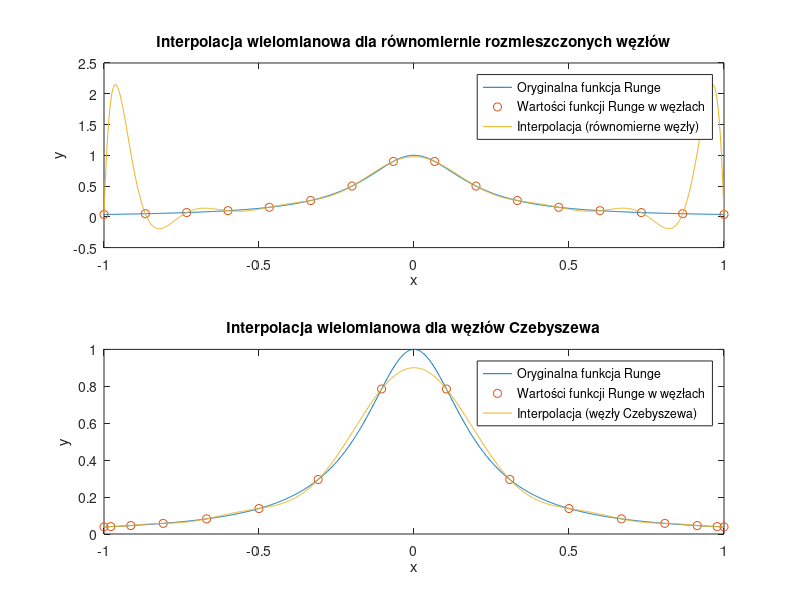

Write the MATLAB code that produced this figure.
function [nodes_Chebyshev, V, V2, original_Runge, interpolated_Runge, interpolated_Runge_Chebyshev] = zadanie2()
    N = 16;
    x_fine = linspace(-1, 1, 1000);
    original_Runge = 1 ./ (1 + 25 * (x_fine .^ 2));
    nodes_Chebyshev = get_Chebyshev_nodes(N);
    x_coarse = linspace(-1, 1, N);
    V = vandermonde_matrix(x_coarse);
    V2 = vandermonde_matrix(nodes_Chebyshev);
    runge_values = 1 ./ (1 + 25 * (x_coarse .^ 2));
    runge_values_chebyshev = 1 ./ (1 + 25 * (nodes_Chebyshev .^ 2));
    c_runge = V \ runge_values';
    c_runge_chebyshev = V2 \ runge_values_chebyshev';
    interpolated_Runge = polyval(flipud(c_runge), x_fine);
    interpolated_Runge_Chebyshev = polyval(flipud(c_runge_chebyshev), x_fine);
    figure;
    subplot(2,1,1);
    plot(x_fine, original_Runge, 'DisplayName', 'Oryginalna funkcja Runge');
    hold on;
    plot(x_coarse, runge_values, 'o', 'DisplayName', 'Wartości funkcji Runge w węzłach');
    plot(x_fine, interpolated_Runge, 'DisplayName', 'Interpolacja (równomierne węzły)');
    hold off;
    title('Interpolacja wielomianowa dla równomiernie rozmieszczonych węzłów');
    legend;
    xlabel('x');
    ylabel('y');
    subplot(2,1,2);
    plot(x_fine, original_Runge, 'DisplayName', 'Oryginalna funkcja Runge');
    hold on;
    plot(nodes_Chebyshev, runge_values_chebyshev, 'o', 'DisplayName', 'Wartości funkcji Runge w węzłach');
    plot(x_fine, interpolated_Runge_Chebyshev, 'DisplayName', 'Interpolacja (węzły Czebyszewa)');
    hold off;
    title('Interpolacja wielomianowa dla węzłów Czebyszewa');
    legend;
    xlabel('x');
    ylabel('y');
    saveas(gcf, 'zadanie2.png');
end

function nodes = get_Chebyshev_nodes(N)
    % Oblicza N węzłów Czebyszewa drugiego rodzaju
    nodes = cos((0:N-1) * pi / (N - 1));
end

function V = vandermonde_matrix(x)
    N = length(x);
    V = zeros(N, N);
    for i = 1:N
        for j = 1:N
            V(i, j) = x(i) ^ (j - 1);
        end
    end
end
